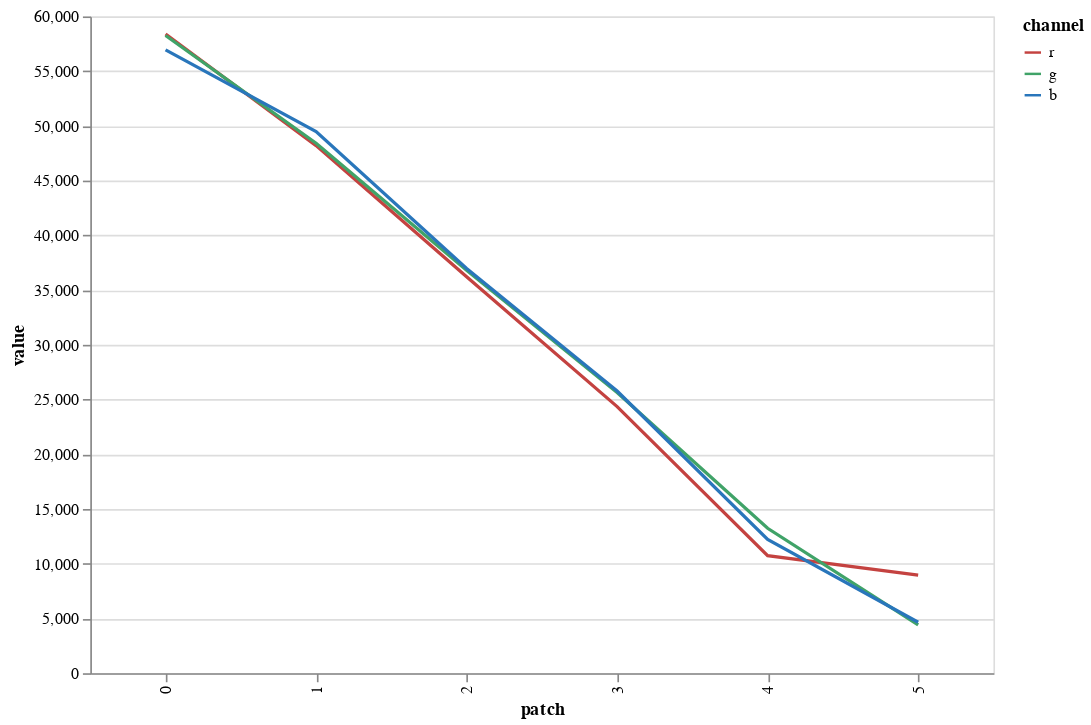

Notebook code for this chart:
### Code cell
# interpolation of source patches to desired values

transfer_patches = source_patches.copy()
for n, x in enumerate(['r', 'g', 'b']):
    transfer_patches[:,:,n:n+1] = numpy.interp(transfer_patches[:,:,n:n+1], source_means[x][::-1], reference_means[x][::-1])

render_image(transfer_patches)
end_means = patch_values(region_2, transfer_patches)
plot_values(end_means)

### Figure 1 — Vega-Lite specification as saved in the notebook (floating-point values rounded to 4 significant figures)
{"config": {"view": {"continuousWidth": 400, "continuousHeight": 300}}, "layer": [{"mark": "line", "encoding": {"color": {"field": "channel", "scale": {"domain": ["r", "g", "b"], "range": ["#c44240", "#40a368", "#2976bb"]}, "type": "nominal"}, "x": {"field": "patch", "type": "nominal"}, "y": {"field": "value", "type": "quantitative"}}}], "data": {"name": "data-94dd3270790442f61c8368def1508c36"}, "height": 400, "title": "", "width": 550, "$schema": "https://vega.github.io/schema/vega-lite/v4.17.0.json", "datasets": {"data-94dd3270790442f61c8368def1508c36": [{"channel": "r", "value": 58390.0, "patch": 0}, {"channel": "r", "value": 48200.0, "patch": 1}, {"channel": "r", "value": 36210.0, "patch": 2}, {"channel": "r", "value": 24360.0, "patch": 3}, {"channel": "r", "value": 10750.0, "patch": 4}, {"channel": "r", "value": 8962.0, "patch": 5}, {"channel": "g", "value": 58260.0, "patch": 0}, {"channel": "g", "value": 48410.0, "patch": 1}, {"channel": "g", "value": 36800.0, "patch": 2}, {"channel": "g", "value": 25650.0, "patch": 3}, {"channel": "g", "value": 13240.0, "patch": 4}, {"channel": "g", "value": 4411.0, "patch": 5}, {"channel": "b", "value": 56940.0, "patch": 0}, {"channel": "b", "value": 49480.0, "patch": 1}, {"channel": "b", "value": 36970.0, "patch": 2}, {"channel": "b", "value": 25780.0, "patch": 3}, {"channel": "b", "value": 12230.0, "patch": 4}, {"channel": "b", "value": 4653.0, "patch": 5}]}}
